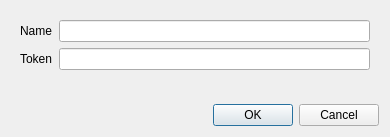
<?xml version="1.0" encoding="UTF-8"?>
<ui version="4.0">
 <class>Dialog</class>
 <widget class="QDialog" name="Dialog">
  <property name="geometry">
   <rect>
    <x>0</x>
    <y>0</y>
    <width>390</width>
    <height>137</height>
   </rect>
  </property>
  <property name="windowTitle">
   <string>Dialog</string>
  </property>
  <layout class="QVBoxLayout" name="verticalLayout">
   <item>
    <widget class="QWidget" name="widget" native="true">
     <layout class="QFormLayout" name="formLayout_2">
      <item row="0" column="0">
       <widget class="QLabel" name="label">
        <property name="text">
         <string>Name</string>
        </property>
       </widget>
      </item>
      <item row="0" column="1">
       <widget class="QLineEdit" name="lineEdit_name"/>
      </item>
      <item row="1" column="1">
       <widget class="QLineEdit" name="lineEdit_token"/>
      </item>
      <item row="1" column="0">
       <widget class="QLabel" name="label_2">
        <property name="text">
         <string>Token</string>
        </property>
       </widget>
      </item>
     </layout>
    </widget>
   </item>
   <item>
    <widget class="QDialogButtonBox" name="buttonBox">
     <property name="orientation">
      <enum>Qt::Horizontal</enum>
     </property>
     <property name="standardButtons">
      <set>QDialogButtonBox::Cancel|QDialogButtonBox::Ok</set>
     </property>
    </widget>
   </item>
  </layout>
 </widget>
 <tabstops>
  <tabstop>lineEdit_name</tabstop>
  <tabstop>lineEdit_token</tabstop>
 </tabstops>
 <resources/>
 <connections>
  <connection>
   <sender>buttonBox</sender>
   <signal>accepted()</signal>
   <receiver>Dialog</receiver>
   <slot>accept()</slot>
   <hints>
    <hint type="sourcelabel">
     <x>248</x>
     <y>254</y>
    </hint>
    <hint type="destinationlabel">
     <x>157</x>
     <y>274</y>
    </hint>
   </hints>
  </connection>
  <connection>
   <sender>buttonBox</sender>
   <signal>rejected()</signal>
   <receiver>Dialog</receiver>
   <slot>reject()</slot>
   <hints>
    <hint type="sourcelabel">
     <x>316</x>
     <y>260</y>
    </hint>
    <hint type="destinationlabel">
     <x>286</x>
     <y>274</y>
    </hint>
   </hints>
  </connection>
 </connections>
</ui>
